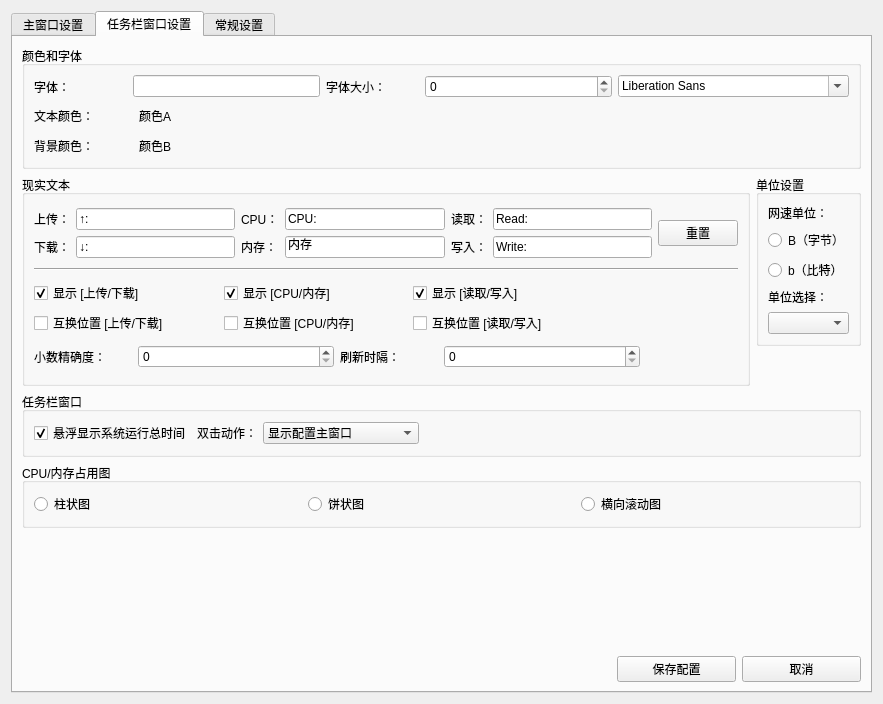
<?xml version="1.0" encoding="UTF-8"?>
<ui version="4.0">
 <class>WinSetting</class>
 <widget class="QWidget" name="WinSetting">
  <property name="geometry">
   <rect>
    <x>0</x>
    <y>0</y>
    <width>883</width>
    <height>704</height>
   </rect>
  </property>
  <property name="windowTitle">
   <string>WinSetting</string>
  </property>
  <layout class="QVBoxLayout" name="verticalLayout_16">
   <item>
    <widget class="QTabWidget" name="tabWidget">
     <property name="currentIndex">
      <number>1</number>
     </property>
     <widget class="QWidget" name="tabMainSetting">
      <attribute name="title">
       <string>主窗口设置</string>
      </attribute>
      <layout class="QVBoxLayout" name="verticalLayout_5">
       <item>
        <widget class="QGroupBox" name="groupBox">
         <property name="title">
          <string>颜色和字体</string>
         </property>
         <layout class="QVBoxLayout" name="verticalLayout">
          <item>
           <layout class="QHBoxLayout" name="horizontalLayout_2" stretch="1,2,1,2,2">
            <item>
             <widget class="QLabel" name="label">
              <property name="text">
               <string>字体：</string>
              </property>
             </widget>
            </item>
            <item>
             <widget class="QLineEdit" name="lineEdit"/>
            </item>
            <item>
             <widget class="QLabel" name="label_2">
              <property name="text">
               <string>字体大小：</string>
              </property>
             </widget>
            </item>
            <item>
             <widget class="QSpinBox" name="spinBox"/>
            </item>
            <item>
             <widget class="QFontComboBox" name="fontComboBox"/>
            </item>
           </layout>
          </item>
          <item>
           <layout class="QHBoxLayout" name="horizontalLayout_3" stretch="1,3">
            <item>
             <layout class="QGridLayout" name="gridLayout">
              <item row="0" column="0">
               <widget class="QLabel" name="label_3">
                <property name="text">
                 <string>文本颜色：</string>
                </property>
               </widget>
              </item>
              <item row="0" column="1">
               <widget class="QLabel" name="label_5">
                <property name="text">
                 <string>颜色A</string>
                </property>
               </widget>
              </item>
              <item row="1" column="0">
               <widget class="QLabel" name="label_4">
                <property name="text">
                 <string>背景颜色：</string>
                </property>
               </widget>
              </item>
              <item row="1" column="1">
               <widget class="QLabel" name="label_6">
                <property name="text">
                 <string>颜色B</string>
                </property>
               </widget>
              </item>
             </layout>
            </item>
            <item>
             <spacer name="horizontalSpacer">
              <property name="orientation">
               <enum>Qt::Horizontal</enum>
              </property>
              <property name="sizeHint" stdset="0">
               <size>
                <width>40</width>
                <height>20</height>
               </size>
              </property>
             </spacer>
            </item>
           </layout>
          </item>
         </layout>
        </widget>
       </item>
       <item>
        <layout class="QHBoxLayout" name="horizontalLayout_6">
         <item>
          <layout class="QHBoxLayout" name="horizontalLayout_4" stretch="0">
           <item>
            <widget class="QGroupBox" name="groupBox_2">
             <property name="title">
              <string>现实文本</string>
             </property>
             <layout class="QVBoxLayout" name="verticalLayout_4">
              <item>
               <layout class="QGridLayout" name="gridLayout_2">
                <item row="0" column="0">
                 <widget class="QLabel" name="label_7">
                  <property name="text">
                   <string>上传：</string>
                  </property>
                 </widget>
                </item>
                <item row="0" column="1">
                 <widget class="QLineEdit" name="lineEdit_2">
                  <property name="text">
                   <string>↑:</string>
                  </property>
                 </widget>
                </item>
                <item row="0" column="2">
                 <widget class="QLabel" name="label_9">
                  <property name="text">
                   <string>CPU：</string>
                  </property>
                 </widget>
                </item>
                <item row="0" column="3">
                 <widget class="QLineEdit" name="lineEdit_4">
                  <property name="text">
                   <string>CPU:</string>
                  </property>
                 </widget>
                </item>
                <item row="0" column="4">
                 <widget class="QLabel" name="label_11">
                  <property name="text">
                   <string>读取：</string>
                  </property>
                 </widget>
                </item>
                <item row="0" column="5">
                 <widget class="QLineEdit" name="lineEdit_6">
                  <property name="text">
                   <string>Read:</string>
                  </property>
                 </widget>
                </item>
                <item row="0" column="6" rowspan="2">
                 <widget class="QPushButton" name="pushButton_2">
                  <property name="text">
                   <string>重置</string>
                  </property>
                 </widget>
                </item>
                <item row="1" column="0">
                 <widget class="QLabel" name="label_8">
                  <property name="text">
                   <string>下载：</string>
                  </property>
                 </widget>
                </item>
                <item row="1" column="1">
                 <widget class="QLineEdit" name="lineEdit_3">
                  <property name="text">
                   <string>↓:</string>
                  </property>
                 </widget>
                </item>
                <item row="1" column="2">
                 <widget class="QLabel" name="label_10">
                  <property name="text">
                   <string>内存：</string>
                  </property>
                 </widget>
                </item>
                <item row="1" column="3">
                 <widget class="QLineEdit" name="lineEdit_5">
                  <property name="text">
                   <string>内存</string>
                  </property>
                 </widget>
                </item>
                <item row="1" column="4">
                 <widget class="QLabel" name="label_12">
                  <property name="text">
                   <string>写入：</string>
                  </property>
                 </widget>
                </item>
                <item row="1" column="5">
                 <widget class="QLineEdit" name="lineEdit_7">
                  <property name="text">
                   <string>Write:</string>
                  </property>
                 </widget>
                </item>
               </layout>
              </item>
              <item>
               <widget class="Line" name="line">
                <property name="orientation">
                 <enum>Qt::Horizontal</enum>
                </property>
               </widget>
              </item>
              <item>
               <layout class="QHBoxLayout" name="horizontalLayout_5" stretch="4,1">
                <item>
                 <layout class="QGridLayout" name="gridLayout_3">
                  <item row="0" column="0">
                   <widget class="QCheckBox" name="checkBox_4">
                    <property name="enabled">
                     <bool>true</bool>
                    </property>
                    <property name="autoFillBackground">
                     <bool>false</bool>
                    </property>
                    <property name="text">
                     <string>显示 [上传/下载]</string>
                    </property>
                    <property name="checked">
                     <bool>true</bool>
                    </property>
                    <property name="tristate">
                     <bool>false</bool>
                    </property>
                   </widget>
                  </item>
                  <item row="0" column="1">
                   <widget class="QCheckBox" name="checkBox_5">
                    <property name="text">
                     <string>显示 [CPU/内存]</string>
                    </property>
                    <property name="checked">
                     <bool>true</bool>
                    </property>
                   </widget>
                  </item>
                  <item row="0" column="2">
                   <widget class="QCheckBox" name="checkBox_6">
                    <property name="text">
                     <string>显示 [读取/写入]</string>
                    </property>
                    <property name="checked">
                     <bool>true</bool>
                    </property>
                   </widget>
                  </item>
                  <item row="1" column="0">
                   <widget class="QCheckBox" name="checkBox">
                    <property name="text">
                     <string>互换位置 [上传/下载]</string>
                    </property>
                   </widget>
                  </item>
                  <item row="1" column="1">
                   <widget class="QCheckBox" name="checkBox_2">
                    <property name="text">
                     <string>互换位置 [CPU/内存]</string>
                    </property>
                   </widget>
                  </item>
                  <item row="1" column="2">
                   <widget class="QCheckBox" name="checkBox_3">
                    <property name="text">
                     <string>互换位置 [读取/写入]</string>
                    </property>
                   </widget>
                  </item>
                 </layout>
                </item>
                <item>
                 <spacer name="horizontalSpacer_2">
                  <property name="orientation">
                   <enum>Qt::Horizontal</enum>
                  </property>
                  <property name="sizeHint" stdset="0">
                   <size>
                    <width>40</width>
                    <height>20</height>
                   </size>
                  </property>
                 </spacer>
                </item>
               </layout>
              </item>
              <item>
               <layout class="QHBoxLayout" name="horizontalLayout" stretch="1,2,1,2,1">
                <item>
                 <widget class="QLabel" name="label_15">
                  <property name="text">
                   <string>小数精确度：</string>
                  </property>
                 </widget>
                </item>
                <item>
                 <widget class="QSpinBox" name="spinBox_2"/>
                </item>
                <item>
                 <widget class="QLabel" name="label_16">
                  <property name="text">
                   <string>刷新时隔：</string>
                  </property>
                 </widget>
                </item>
                <item>
                 <widget class="QSpinBox" name="spinBox_3"/>
                </item>
                <item>
                 <spacer name="horizontalSpacer_3">
                  <property name="orientation">
                   <enum>Qt::Horizontal</enum>
                  </property>
                  <property name="sizeHint" stdset="0">
                   <size>
                    <width>40</width>
                    <height>20</height>
                   </size>
                  </property>
                 </spacer>
                </item>
               </layout>
              </item>
             </layout>
            </widget>
           </item>
          </layout>
         </item>
         <item>
          <layout class="QVBoxLayout" name="verticalLayout_3">
           <item>
            <widget class="QGroupBox" name="groupBox_3">
             <property name="title">
              <string>单位设置</string>
             </property>
             <layout class="QVBoxLayout" name="verticalLayout_2">
              <item>
               <widget class="QLabel" name="label_13">
                <property name="text">
                 <string>网速单位：</string>
                </property>
               </widget>
              </item>
              <item>
               <widget class="QRadioButton" name="radioButton">
                <property name="text">
                 <string>B（字节）</string>
                </property>
               </widget>
              </item>
              <item>
               <widget class="QRadioButton" name="radioButton_2">
                <property name="text">
                 <string>b（比特）</string>
                </property>
               </widget>
              </item>
              <item>
               <widget class="QLabel" name="label_14">
                <property name="text">
                 <string>单位选择：</string>
                </property>
               </widget>
              </item>
              <item>
               <widget class="QComboBox" name="comboBox"/>
              </item>
             </layout>
            </widget>
           </item>
           <item>
            <spacer name="verticalSpacer_2">
             <property name="orientation">
              <enum>Qt::Vertical</enum>
             </property>
             <property name="sizeHint" stdset="0">
              <size>
               <width>20</width>
               <height>40</height>
              </size>
             </property>
            </spacer>
           </item>
          </layout>
         </item>
        </layout>
       </item>
       <item>
        <spacer name="verticalSpacer">
         <property name="orientation">
          <enum>Qt::Vertical</enum>
         </property>
         <property name="sizeHint" stdset="0">
          <size>
           <width>20</width>
           <height>192</height>
          </size>
         </property>
        </spacer>
       </item>
       <item>
        <layout class="QHBoxLayout" name="horizontalLayout_21" stretch="5,1,1">
         <item>
          <spacer name="horizontalSpacer_11">
           <property name="orientation">
            <enum>Qt::Horizontal</enum>
           </property>
           <property name="sizeHint" stdset="0">
            <size>
             <width>40</width>
             <height>20</height>
            </size>
           </property>
          </spacer>
         </item>
         <item>
          <widget class="QPushButton" name="pushButton">
           <property name="text">
            <string>保存配置</string>
           </property>
          </widget>
         </item>
         <item>
          <widget class="QPushButton" name="pushButton_5">
           <property name="text">
            <string>取消</string>
           </property>
          </widget>
         </item>
        </layout>
       </item>
      </layout>
     </widget>
     <widget class="QWidget" name="tabDockSetting">
      <attribute name="title">
       <string>任务栏窗口设置</string>
      </attribute>
      <layout class="QVBoxLayout" name="verticalLayout_17">
       <item>
        <widget class="QGroupBox" name="groupBox_9">
         <property name="title">
          <string>颜色和字体</string>
         </property>
         <layout class="QVBoxLayout" name="verticalLayout_14" stretch="4,1">
          <item>
           <layout class="QHBoxLayout" name="horizontalLayout_18" stretch="1,2,1,2,2">
            <item>
             <widget class="QLabel" name="label_43">
              <property name="text">
               <string>字体：</string>
              </property>
             </widget>
            </item>
            <item>
             <widget class="QLineEdit" name="lineEdit_21"/>
            </item>
            <item>
             <widget class="QLabel" name="label_44">
              <property name="text">
               <string>字体大小：</string>
              </property>
             </widget>
            </item>
            <item>
             <widget class="QSpinBox" name="spinBox_9"/>
            </item>
            <item>
             <widget class="QFontComboBox" name="fontComboBox_3"/>
            </item>
           </layout>
          </item>
          <item>
           <layout class="QHBoxLayout" name="horizontalLayout_19" stretch="1,3">
            <item>
             <layout class="QGridLayout" name="gridLayout_9">
              <item row="0" column="0">
               <widget class="QLabel" name="label_45">
                <property name="text">
                 <string>文本颜色：</string>
                </property>
               </widget>
              </item>
              <item row="0" column="1">
               <widget class="QLabel" name="label_46">
                <property name="text">
                 <string>颜色A</string>
                </property>
               </widget>
              </item>
              <item row="1" column="0">
               <widget class="QLabel" name="label_47">
                <property name="text">
                 <string>背景颜色：</string>
                </property>
               </widget>
              </item>
              <item row="1" column="1">
               <widget class="QLabel" name="label_48">
                <property name="text">
                 <string>颜色B</string>
                </property>
               </widget>
              </item>
             </layout>
            </item>
            <item>
             <spacer name="horizontalSpacer_9">
              <property name="orientation">
               <enum>Qt::Horizontal</enum>
              </property>
              <property name="sizeHint" stdset="0">
               <size>
                <width>40</width>
                <height>20</height>
               </size>
              </property>
             </spacer>
            </item>
           </layout>
          </item>
         </layout>
        </widget>
       </item>
       <item>
        <layout class="QVBoxLayout" name="verticalLayout_15">
         <item>
          <layout class="QHBoxLayout" name="horizontalLayout_14">
           <item>
            <layout class="QHBoxLayout" name="horizontalLayout_15" stretch="0">
             <item>
              <widget class="QGroupBox" name="groupBox_7">
               <property name="title">
                <string>现实文本</string>
               </property>
               <layout class="QVBoxLayout" name="verticalLayout_11">
                <item>
                 <layout class="QGridLayout" name="gridLayout_7">
                  <item row="0" column="0">
                   <widget class="QLabel" name="label_33">
                    <property name="text">
                     <string>上传：</string>
                    </property>
                   </widget>
                  </item>
                  <item row="0" column="1">
                   <widget class="QLineEdit" name="lineEdit_15">
                    <property name="text">
                     <string>↑:</string>
                    </property>
                   </widget>
                  </item>
                  <item row="0" column="2">
                   <widget class="QLabel" name="label_34">
                    <property name="text">
                     <string>CPU：</string>
                    </property>
                   </widget>
                  </item>
                  <item row="0" column="3">
                   <widget class="QLineEdit" name="lineEdit_16">
                    <property name="text">
                     <string>CPU:</string>
                    </property>
                   </widget>
                  </item>
                  <item row="0" column="4">
                   <widget class="QLabel" name="label_35">
                    <property name="text">
                     <string>读取：</string>
                    </property>
                   </widget>
                  </item>
                  <item row="0" column="5">
                   <widget class="QLineEdit" name="lineEdit_17">
                    <property name="text">
                     <string>Read:</string>
                    </property>
                   </widget>
                  </item>
                  <item row="0" column="6" rowspan="2">
                   <widget class="QPushButton" name="pushButton_4">
                    <property name="text">
                     <string>重置</string>
                    </property>
                   </widget>
                  </item>
                  <item row="1" column="0">
                   <widget class="QLabel" name="label_36">
                    <property name="text">
                     <string>下载：</string>
                    </property>
                   </widget>
                  </item>
                  <item row="1" column="1">
                   <widget class="QLineEdit" name="lineEdit_18">
                    <property name="text">
                     <string>↓:</string>
                    </property>
                   </widget>
                  </item>
                  <item row="1" column="2">
                   <widget class="QLabel" name="label_37">
                    <property name="text">
                     <string>内存：</string>
                    </property>
                   </widget>
                  </item>
                  <item row="1" column="3">
                   <widget class="QLineEdit" name="lineEdit_19">
                    <property name="text">
                     <string>内存</string>
                    </property>
                   </widget>
                  </item>
                  <item row="1" column="4">
                   <widget class="QLabel" name="label_38">
                    <property name="text">
                     <string>写入：</string>
                    </property>
                   </widget>
                  </item>
                  <item row="1" column="5">
                   <widget class="QLineEdit" name="lineEdit_20">
                    <property name="text">
                     <string>Write:</string>
                    </property>
                   </widget>
                  </item>
                 </layout>
                </item>
                <item>
                 <widget class="Line" name="line_3">
                  <property name="orientation">
                   <enum>Qt::Horizontal</enum>
                  </property>
                 </widget>
                </item>
                <item>
                 <layout class="QHBoxLayout" name="horizontalLayout_16" stretch="4,1">
                  <item>
                   <layout class="QGridLayout" name="gridLayout_8">
                    <item row="0" column="0">
                     <widget class="QCheckBox" name="checkBox_13">
                      <property name="enabled">
                       <bool>true</bool>
                      </property>
                      <property name="autoFillBackground">
                       <bool>false</bool>
                      </property>
                      <property name="text">
                       <string>显示 [上传/下载]</string>
                      </property>
                      <property name="checked">
                       <bool>true</bool>
                      </property>
                      <property name="tristate">
                       <bool>false</bool>
                      </property>
                     </widget>
                    </item>
                    <item row="0" column="1">
                     <widget class="QCheckBox" name="checkBox_14">
                      <property name="text">
                       <string>显示 [CPU/内存]</string>
                      </property>
                      <property name="checked">
                       <bool>true</bool>
                      </property>
                     </widget>
                    </item>
                    <item row="0" column="2">
                     <widget class="QCheckBox" name="checkBox_15">
                      <property name="text">
                       <string>显示 [读取/写入]</string>
                      </property>
                      <property name="checked">
                       <bool>true</bool>
                      </property>
                     </widget>
                    </item>
                    <item row="1" column="0">
                     <widget class="QCheckBox" name="checkBox_16">
                      <property name="text">
                       <string>互换位置 [上传/下载]</string>
                      </property>
                     </widget>
                    </item>
                    <item row="1" column="1">
                     <widget class="QCheckBox" name="checkBox_17">
                      <property name="text">
                       <string>互换位置 [CPU/内存]</string>
                      </property>
                     </widget>
                    </item>
                    <item row="1" column="2">
                     <widget class="QCheckBox" name="checkBox_18">
                      <property name="text">
                       <string>互换位置 [读取/写入]</string>
                      </property>
                     </widget>
                    </item>
                   </layout>
                  </item>
                  <item>
                   <spacer name="horizontalSpacer_7">
                    <property name="orientation">
                     <enum>Qt::Horizontal</enum>
                    </property>
                    <property name="sizeHint" stdset="0">
                     <size>
                      <width>40</width>
                      <height>20</height>
                     </size>
                    </property>
                   </spacer>
                  </item>
                 </layout>
                </item>
                <item>
                 <layout class="QHBoxLayout" name="horizontalLayout_17" stretch="1,2,1,2,1">
                  <item>
                   <widget class="QLabel" name="label_39">
                    <property name="text">
                     <string>小数精确度：</string>
                    </property>
                   </widget>
                  </item>
                  <item>
                   <widget class="QSpinBox" name="spinBox_7"/>
                  </item>
                  <item>
                   <widget class="QLabel" name="label_40">
                    <property name="text">
                     <string>刷新时隔：</string>
                    </property>
                   </widget>
                  </item>
                  <item>
                   <widget class="QSpinBox" name="spinBox_8"/>
                  </item>
                  <item>
                   <spacer name="horizontalSpacer_8">
                    <property name="orientation">
                     <enum>Qt::Horizontal</enum>
                    </property>
                    <property name="sizeHint" stdset="0">
                     <size>
                      <width>40</width>
                      <height>20</height>
                     </size>
                    </property>
                   </spacer>
                  </item>
                 </layout>
                </item>
               </layout>
              </widget>
             </item>
            </layout>
           </item>
           <item>
            <layout class="QVBoxLayout" name="verticalLayout_12">
             <item>
              <widget class="QGroupBox" name="groupBox_8">
               <property name="title">
                <string>单位设置</string>
               </property>
               <layout class="QVBoxLayout" name="verticalLayout_13">
                <item>
                 <widget class="QLabel" name="label_41">
                  <property name="text">
                   <string>网速单位：</string>
                  </property>
                 </widget>
                </item>
                <item>
                 <widget class="QRadioButton" name="radioButton_5">
                  <property name="text">
                   <string>B（字节）</string>
                  </property>
                 </widget>
                </item>
                <item>
                 <widget class="QRadioButton" name="radioButton_6">
                  <property name="text">
                   <string>b（比特）</string>
                  </property>
                 </widget>
                </item>
                <item>
                 <widget class="QLabel" name="label_42">
                  <property name="text">
                   <string>单位选择：</string>
                  </property>
                 </widget>
                </item>
                <item>
                 <widget class="QComboBox" name="comboBox_3"/>
                </item>
               </layout>
              </widget>
             </item>
             <item>
              <spacer name="verticalSpacer_5">
               <property name="orientation">
                <enum>Qt::Vertical</enum>
               </property>
               <property name="sizeHint" stdset="0">
                <size>
                 <width>20</width>
                 <height>40</height>
                </size>
               </property>
              </spacer>
             </item>
            </layout>
           </item>
          </layout>
         </item>
         <item>
          <widget class="QGroupBox" name="groupBox_10">
           <property name="title">
            <string>任务栏窗口</string>
           </property>
           <layout class="QHBoxLayout" name="horizontalLayout_7">
            <item>
             <widget class="QCheckBox" name="checkBox_19">
              <property name="text">
               <string>悬浮显示系统运行总时间</string>
              </property>
              <property name="checked">
               <bool>true</bool>
              </property>
             </widget>
            </item>
            <item>
             <widget class="QLabel" name="label_49">
              <property name="text">
               <string>双击动作：</string>
              </property>
             </widget>
            </item>
            <item>
             <widget class="QComboBox" name="comboBox_4">
              <item>
               <property name="text">
                <string>显示配置主窗口</string>
               </property>
              </item>
              <item>
               <property name="text">
                <string>显示系统监视器（DDE）</string>
               </property>
              </item>
             </widget>
            </item>
            <item>
             <spacer name="horizontalSpacer_10">
              <property name="orientation">
               <enum>Qt::Horizontal</enum>
              </property>
              <property name="sizeHint" stdset="0">
               <size>
                <width>40</width>
                <height>20</height>
               </size>
              </property>
             </spacer>
            </item>
           </layout>
          </widget>
         </item>
         <item>
          <widget class="QGroupBox" name="groupBox_11">
           <property name="title">
            <string>CPU/内存占用图</string>
           </property>
           <layout class="QHBoxLayout" name="horizontalLayout_20">
            <item>
             <widget class="QRadioButton" name="radioButton_7">
              <property name="text">
               <string>柱状图</string>
              </property>
             </widget>
            </item>
            <item>
             <widget class="QRadioButton" name="radioButton_8">
              <property name="text">
               <string>饼状图</string>
              </property>
             </widget>
            </item>
            <item>
             <widget class="QRadioButton" name="radioButton_9">
              <property name="text">
               <string>横向滚动图</string>
              </property>
             </widget>
            </item>
           </layout>
          </widget>
         </item>
        </layout>
       </item>
       <item>
        <spacer name="verticalSpacer_6">
         <property name="orientation">
          <enum>Qt::Vertical</enum>
         </property>
         <property name="sizeHint" stdset="0">
          <size>
           <width>17</width>
           <height>38</height>
          </size>
         </property>
        </spacer>
       </item>
       <item>
        <layout class="QHBoxLayout" name="horizontalLayout_22" stretch="5,1,1">
         <item>
          <spacer name="horizontalSpacer_12">
           <property name="orientation">
            <enum>Qt::Horizontal</enum>
           </property>
           <property name="sizeHint" stdset="0">
            <size>
             <width>40</width>
             <height>20</height>
            </size>
           </property>
          </spacer>
         </item>
         <item>
          <widget class="QPushButton" name="pushButton_6">
           <property name="text">
            <string>保存配置</string>
           </property>
          </widget>
         </item>
         <item>
          <widget class="QPushButton" name="pushButton_7">
           <property name="text">
            <string>取消</string>
           </property>
          </widget>
         </item>
        </layout>
       </item>
      </layout>
     </widget>
     <widget class="QWidget" name="tabGeneralSetting">
      <attribute name="title">
       <string>常规设置</string>
      </attribute>
      <layout class="QVBoxLayout" name="verticalLayout_21">
       <item>
        <layout class="QHBoxLayout" name="horizontalLayout_25" stretch="2,5">
         <item>
          <widget class="QGroupBox" name="groupBox_12">
           <property name="title">
            <string>应用程序设置</string>
           </property>
           <layout class="QVBoxLayout" name="verticalLayout_19">
            <item>
             <layout class="QHBoxLayout" name="horizontalLayout_24">
              <item>
               <layout class="QVBoxLayout" name="verticalLayout_18">
                <item>
                 <widget class="QCheckBox" name="checkBox_22">
                  <property name="text">
                   <string>开机检查更新</string>
                  </property>
                 </widget>
                </item>
                <item>
                 <widget class="QCheckBox" name="checkBox_23">
                  <property name="text">
                   <string>开机自启</string>
                  </property>
                 </widget>
                </item>
               </layout>
              </item>
              <item>
               <widget class="QPushButton" name="pushButton_9">
                <property name="text">
                 <string>立即检查</string>
                </property>
               </widget>
              </item>
             </layout>
            </item>
            <item>
             <layout class="QHBoxLayout" name="horizontalLayout_23" stretch="1,3">
              <item>
               <widget class="QLabel" name="label_52">
                <property name="text">
                 <string>语言：</string>
                </property>
               </widget>
              </item>
              <item>
               <widget class="QComboBox" name="comboBox_6">
                <item>
                 <property name="text">
                  <string>跟随系统</string>
                 </property>
                </item>
                <item>
                 <property name="text">
                  <string>简体中文</string>
                 </property>
                </item>
                <item>
                 <property name="text">
                  <string>English</string>
                 </property>
                </item>
               </widget>
              </item>
             </layout>
            </item>
           </layout>
          </widget>
         </item>
         <item>
          <widget class="QGroupBox" name="groupBox_13">
           <property name="title">
            <string>配置和数据文件</string>
           </property>
           <layout class="QVBoxLayout" name="verticalLayout_20">
            <item>
             <widget class="QRadioButton" name="radioButton_10">
              <property name="text">
               <string>保存在默认路径</string>
              </property>
              <property name="checked">
               <bool>true</bool>
              </property>
             </widget>
            </item>
            <item>
             <widget class="QRadioButton" name="radioButton_11">
              <property name="text">
               <string>保存在自定义路径</string>
              </property>
             </widget>
            </item>
            <item>
             <widget class="QPushButton" name="pushButton_8">
              <property name="text">
               <string>更改目录</string>
              </property>
             </widget>
            </item>
           </layout>
          </widget>
         </item>
        </layout>
       </item>
       <item>
        <widget class="QGroupBox" name="groupBox_14">
         <property name="title">
          <string>消息通知</string>
         </property>
         <layout class="QGridLayout" name="gridLayout_10" columnstretch="1,2,1,1">
          <item row="1" column="1">
           <widget class="QSpinBox" name="spinBox_11"/>
          </item>
          <item row="2" column="1">
           <widget class="QSpinBox" name="spinBox_12"/>
          </item>
          <item row="1" column="0">
           <widget class="QCheckBox" name="checkBox_21">
            <property name="text">
             <string>当CPU利用率超过</string>
            </property>
           </widget>
          </item>
          <item row="2" column="2" colspan="2">
           <widget class="QLabel" name="label_54">
            <property name="text">
             <string>% 时通知</string>
            </property>
           </widget>
          </item>
          <item row="1" column="2" colspan="2">
           <widget class="QLabel" name="label_51">
            <property name="text">
             <string>% 时通知</string>
            </property>
           </widget>
          </item>
          <item row="2" column="0">
           <widget class="QCheckBox" name="checkBox_26">
            <property name="text">
             <string>当内存利用率超过</string>
            </property>
           </widget>
          </item>
          <item row="3" column="0">
           <widget class="QCheckBox" name="checkBox_20">
            <property name="text">
             <string>今日流量使用超过</string>
            </property>
           </widget>
          </item>
          <item row="3" column="1">
           <widget class="QSpinBox" name="spinBox_10"/>
          </item>
          <item row="3" column="2">
           <widget class="QComboBox" name="comboBox_5">
            <item>
             <property name="text">
              <string>MB</string>
             </property>
            </item>
            <item>
             <property name="text">
              <string>GB</string>
             </property>
            </item>
            <item>
             <property name="text">
              <string>TB</string>
             </property>
            </item>
           </widget>
          </item>
          <item row="3" column="3">
           <widget class="QLabel" name="label_50">
            <property name="text">
             <string>时通知</string>
            </property>
           </widget>
          </item>
         </layout>
        </widget>
       </item>
       <item>
        <widget class="QGroupBox" name="groupBox_15">
         <property name="title">
          <string>主题风格</string>
         </property>
         <layout class="QVBoxLayout" name="verticalLayout_22">
          <item>
           <layout class="QHBoxLayout" name="horizontalLayout_28" stretch="1,1,1,1">
            <item>
             <widget class="QRadioButton" name="radioButton_12">
              <property name="text">
               <string>浅色模式</string>
              </property>
              <property name="checkable">
               <bool>true</bool>
              </property>
              <property name="checked">
               <bool>true</bool>
              </property>
             </widget>
            </item>
            <item>
             <widget class="QRadioButton" name="radioButton_13">
              <property name="text">
               <string>暗色模式</string>
              </property>
             </widget>
            </item>
            <item>
             <widget class="QRadioButton" name="radioButton_14">
              <property name="text">
               <string>自定义模式</string>
              </property>
             </widget>
            </item>
            <item>
             <spacer name="horizontalSpacer_16">
              <property name="orientation">
               <enum>Qt::Horizontal</enum>
              </property>
              <property name="sizeHint" stdset="0">
               <size>
                <width>40</width>
                <height>20</height>
               </size>
              </property>
             </spacer>
            </item>
           </layout>
          </item>
          <item>
           <layout class="QHBoxLayout" name="horizontalLayout_27" stretch="1,2,7">
            <item>
             <widget class="QLabel" name="label_53">
              <property name="text">
               <string>系统风格：</string>
              </property>
             </widget>
            </item>
            <item>
             <widget class="QComboBox" name="comboBox_7">
              <item>
               <property name="text">
                <string>系统默认风格</string>
               </property>
              </item>
             </widget>
            </item>
            <item>
             <spacer name="horizontalSpacer_13">
              <property name="orientation">
               <enum>Qt::Horizontal</enum>
              </property>
              <property name="sizeHint" stdset="0">
               <size>
                <width>40</width>
                <height>20</height>
               </size>
              </property>
             </spacer>
            </item>
           </layout>
          </item>
         </layout>
        </widget>
       </item>
       <item>
        <widget class="QGroupBox" name="groupBox_16">
         <property name="title">
          <string>皮肤</string>
         </property>
         <layout class="QHBoxLayout" name="horizontalLayout_26">
          <item>
           <widget class="QCheckBox" name="checkBox_24">
            <property name="text">
             <string>允许皮肤覆盖字体设置</string>
            </property>
            <property name="checked">
             <bool>true</bool>
            </property>
           </widget>
          </item>
          <item>
           <widget class="QCheckBox" name="checkBox_25">
            <property name="text">
             <string>允许皮肤覆盖字体显示文本设置</string>
            </property>
            <property name="checked">
             <bool>true</bool>
            </property>
           </widget>
          </item>
          <item>
           <spacer name="horizontalSpacer_17">
            <property name="orientation">
             <enum>Qt::Horizontal</enum>
            </property>
            <property name="sizeHint" stdset="0">
             <size>
              <width>40</width>
              <height>20</height>
             </size>
            </property>
           </spacer>
          </item>
         </layout>
        </widget>
       </item>
       <item>
        <spacer name="verticalSpacer_7">
         <property name="orientation">
          <enum>Qt::Vertical</enum>
         </property>
         <property name="sizeHint" stdset="0">
          <size>
           <width>20</width>
           <height>73</height>
          </size>
         </property>
        </spacer>
       </item>
       <item>
        <layout class="QHBoxLayout" name="horizontalLayout_31" stretch="5,1,1">
         <item>
          <spacer name="horizontalSpacer_18">
           <property name="orientation">
            <enum>Qt::Horizontal</enum>
           </property>
           <property name="sizeHint" stdset="0">
            <size>
             <width>40</width>
             <height>20</height>
            </size>
           </property>
          </spacer>
         </item>
         <item>
          <widget class="QPushButton" name="pushButton_10">
           <property name="text">
            <string>保存配置</string>
           </property>
          </widget>
         </item>
         <item>
          <widget class="QPushButton" name="pushButton_11">
           <property name="text">
            <string>取消</string>
           </property>
          </widget>
         </item>
        </layout>
       </item>
      </layout>
     </widget>
    </widget>
   </item>
  </layout>
 </widget>
 <resources/>
 <connections/>
</ui>
